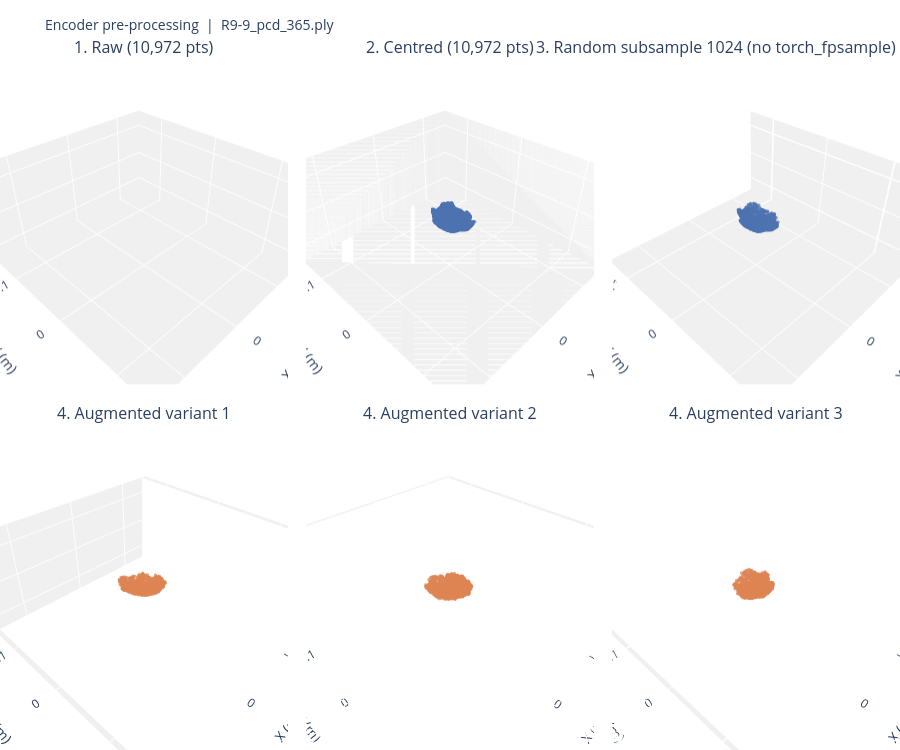

Source (notebook cell):
### Markdown cell above
## Encoder Input Visualisation

Shows what point clouds look like at each pre-processing stage before entering the encoder:
1. **Raw** — points loaded directly from the `.ply` file
2. **Centred** — mean subtracted (the only normalisation applied)
3. **FPS 1024** — farthest-point sampled to 1024 points

Set `PLY_PATH` to any `.ply` from the dataset. Run on the GPU server where `torch_fpsample` is available.

### Code cell
from __future__ import annotations

from pathlib import Path

import matplotlib.pyplot as plt
import numpy as np
import open3d as o3d

ROOT = Path(".").resolve()
PLY_PARTIAL = ROOT / "reviewdata/R9-9_pcd_365.ply"
PLY_FULL = ROOT / "reviewdata/2025-000_20000.ply"

# Config — set to any .ply from the 3DPotatoTwin dataset
# ---------------------------------------------------------------------------
PLY_PATH = PLY_PARTIAL  # e.g. "/data/3DPotatoTwin/1_rgbd/2_pcd/label123/label123_pcd_05.ply"
NUM_POINTS = 1024
N_AUGMENTED_VARIANTS = 3   # number of augmented versions to show in the second row
POINT_SIZE = 2

if not PLY_PATH:
    raise ValueError("Set PLY_PATH to a .ply file from the dataset before running this cell.")

# ---------------------------------------------------------------------------
# Pre-processing (mirrors encoder_dataset.py exactly)
# ---------------------------------------------------------------------------
pcd = o3d.io.read_point_cloud(PLY_PATH)
raw = np.asarray(pcd.points, dtype=np.float32)

centred = raw - raw.mean(axis=0)

# FPS — use torch_fpsample if available (server), else random subsample (local)
pts_t = torch.tensor(centred, dtype=torch.float32)
try:
    import torch_fpsample
    fps_pts, _ = torch_fpsample.sample(pts_t, min(NUM_POINTS, pts_t.shape[0]))
    fps = fps_pts.numpy()
    fps_label = f"FPS {NUM_POINTS}"
except ImportError:
    rng_fps = np.random.default_rng(0)
    idx = rng_fps.choice(len(centred), min(NUM_POINTS, len(centred)), replace=False)
    fps = centred[idx]
    fps_label = f"Random subsample {NUM_POINTS} (no torch_fpsample)"


# Recompute augmented variants to have the same scale and bbox
def _augment(pts: np.ndarray, rng: np.random.Generator) -> np.ndarray:
    rx = math.radians(rng.uniform(-2, 2))
    ry = math.radians(rng.uniform(-2, 2))
    rz = math.radians(rng.uniform(-90, 90))
    cx, sx = math.cos(rx), math.sin(rx)
    cy, sy = math.cos(ry), math.sin(ry)
    cz, sz = math.cos(rz), math.sin(rz)
    Rx = np.array([[1, 0, 0], [0, cx, -sx], [0, sx, cx]], dtype=np.float32)
    Ry = np.array([[cy, 0, sy], [0, 1, 0], [-sy, 0, cy]], dtype=np.float32)
    Rz = np.array([[cz, -sz, 0], [sz, cz, 0], [0, 0, 1]], dtype=np.float32)
    pts = pts @ (Rz @ Ry @ Rx).T
    if rng.random() < 0.5:
        pts[:, 0] = -pts[:, 0]
    noise = rng.standard_normal(pts.shape).astype(np.float32) * 5e-4
    noise = np.clip(noise, -1e-3, 1e-3)
    pts = pts + noise
    return pts

rng = np.random.default_rng(42)
augmented_variants = [_augment(fps.copy(), rng) for _ in range(N_AUGMENTED_VARIANTS)]

# ---------------------------------------------------------------------------
# Interactive plotly figure  (rotate / zoom / pan each subplot independently)
# ---------------------------------------------------------------------------
n_cols = max(3, N_AUGMENTED_VARIANTS)
n_rows = 2

specs = [[ {"type": "scatter3d"} for _ in range(n_cols)] for _ in range(n_rows)]
row1_titles = [
    f"1. Raw ({len(raw):,} pts)",
    f"2. Centred ({len(centred):,} pts)",
    f"3. {fps_label} ({len(fps):,} pts)",
] + [""] * (n_cols - 3)
row2_titles = [f"4. Augmented variant {i+1}" for i in range(N_AUGMENTED_VARIANTS)] \
              + [""] * (n_cols - N_AUGMENTED_VARIANTS)
subplot_titles = row1_titles + row2_titles

fig = make_subplots(
    rows=n_rows, cols=n_cols,
    specs=specs,
    subplot_titles=subplot_titles,
    horizontal_spacing=0.02,
    vertical_spacing=0.06,
)

BLUE   = "#4C72B0"
ORANGE = "#DD8452"

def _trace(pts: np.ndarray, color: str, name: str) -> go.Scatter3d:
    return go.Scatter3d(
        x=pts[:, 0], y=pts[:, 1], z=pts[:, 2],
        mode="markers",
        marker=dict(size=POINT_SIZE, color=color, opacity=0.7),
        name=name,
        showlegend=False,
        hovertemplate="x=%{x:.4f} m<br>y=%{y:.4f} m<br>z=%{z:.4f} m<extra></extra>",
    )

for col_i, (pts, name) in enumerate([
    (raw,     f"Raw ({len(raw):,} pts)"),
    (centred, f"Centred ({len(centred):,} pts)"),
    (fps,     f"{fps_label} ({len(fps):,} pts)"),
], start=1):
    fig.add_trace(_trace(pts, BLUE, name), row=1, col=col_i)

for i, aug in enumerate(augmented_variants):
    fig.add_trace(
        _trace(aug, ORANGE, f"Augmented variant {i+1}"),
        row=2, col=i + 1,
    )

axis_style = dict(
    showbackground=True,
    backgroundcolor="rgb(240,240,240)",
    gridcolor="white",
    title_font_size=9,
)
scene_kw = dict(
    xaxis={**axis_style, "title": "X (m)", "range": [-0.15, 0.15]},
    yaxis={**axis_style, "title": "Y (m)", "range": [-0.15, 0.15]},
    zaxis={**axis_style, "title": "Z (m)", "range": [-0.15, 0.15]},
    aspectmode="data",
)

scene_idx = 1
for r in range(1, n_rows + 1):
    for c in range(1, n_cols + 1):
        key = "scene" if scene_idx == 1 else f"scene{scene_idx}"
        fig.update_layout(**{key: scene_kw})
        scene_idx += 1

fig.update_layout(
    title_text=f"Encoder pre-processing  |  {Path(PLY_PATH).name}",
    title_font_size=14,
    height=750,
    margin=dict(l=0, r=0, t=60, b=0),
)

fig.show()

# Summary statistics
print(f"\nRaw     — n={len(raw):>6,}  bbox X={(raw[:,0].max()-raw[:,0].min()):.4f} m  Y={(raw[:,1].max()-raw[:,1].min()):.4f} m  Z={(raw[:,2].max()-raw[:,2].min()):.4f} m")
print(f"Centred — centroid={centred.mean(axis=0).round(6)}")
print(f"FPS     — n={len(fps):>6,}  bbox X={(fps[:,0].max()-fps[:,0].min()):.4f} m  Y={(fps[:,1].max()-fps[:,1].min()):.4f} m  Z={(fps[:,2].max()-fps[:,2].min()):.4f} m")

### Figure 1 — Plotly figure (JSON) as saved in the notebook; plotly's stock layout.template omitted (floating-point values rounded to 4 significant figures; data arrays with more than 128 entries replaced by an {"elided": "..."} marker saying what was removed)
{"data": [{"hovertemplate": "x=%{x:.4f} m<br>y=%{y:.4f} m<br>z=%{z:.4f} m<extra></extra>", "marker": {"color": "#4C72B0", "opacity": 0.7, "size": 2}, "mode": "markers", "name": "Raw (10,972 pts)", "scene": "scene", "showlegend": false, "type": "scatter3d", "x": {"elided": "10972 float values"}, "y": {"elided": "10972 float values"}, "z": {"elided": "10972 float values"}}, {"hovertemplate": "x=%{x:.4f} m<br>y=%{y:.4f} m<br>z=%{z:.4f} m<extra></extra>", "marker": {"color": "#4C72B0", "opacity": 0.7, "size": 2}, "mode": "markers", "name": "Centred (10,972 pts)", "scene": "scene2", "showlegend": false, "type": "scatter3d", "x": {"elided": "10972 float values"}, "y": {"elided": "10972 float values"}, "z": {"elided": "10972 float values"}}, {"hovertemplate": "x=%{x:.4f} m<br>y=%{y:.4f} m<br>z=%{z:.4f} m<extra></extra>", "marker": {"color": "#4C72B0", "opacity": 0.7, "size": 2}, "mode": "markers", "name": "Random subsample 1024 (no torch_fpsample) (1,024 pts)", "scene": "scene3", "showlegend": false, "type": "scatter3d", "x": {"elided": "1024 float values"}, "y": {"elided": "1024 float values"}, "z": {"elided": "1024 float values"}}, {"hovertemplate": "x=%{x:.4f} m<br>y=%{y:.4f} m<br>z=%{z:.4f} m<extra></extra>", "marker": {"color": "#DD8452", "opacity": 0.7, "size": 2}, "mode": "markers", "name": "Augmented variant 1", "scene": "scene4", "showlegend": false, "type": "scatter3d", "x": {"elided": "1024 float values"}, "y": {"elided": "1024 float values"}, "z": {"elided": "1024 float values"}}, {"hovertemplate": "x=%{x:.4f} m<br>y=%{y:.4f} m<br>z=%{z:.4f} m<extra></extra>", "marker": {"color": "#DD8452", "opacity": 0.7, "size": 2}, "mode": "markers", "name": "Augmented variant 2", "scene": "scene5", "showlegend": false, "type": "scatter3d", "x": {"elided": "1024 float values"}, "y": {"elided": "1024 float values"}, "z": {"elided": "1024 float values"}}, {"hovertemplate": "x=%{x:.4f} m<br>y=%{y:.4f} m<br>z=%{z:.4f} m<extra></extra>", "marker": {"color": "#DD8452", "opacity": 0.7, "size": 2}, "mode": "markers", "name": "Augmented variant 3", "scene": "scene6", "showlegend": false, "type": "scatter3d", "x": {"elided": "1024 float values"}, "y": {"elided": "1024 float values"}, "z": {"elided": "1024 float values"}}], "layout": {"annotations": [{"font": {"size": 16}, "showarrow": false, "text": "1. Raw (10,972 pts)", "x": 0.16, "xanchor": "center", "xref": "paper", "y": 1, "yanchor": "bottom", "yref": "paper"}, {"font": {"size": 16}, "showarrow": false, "text": "2. Centred (10,972 pts)", "x": 0.5, "xanchor": "center", "xref": "paper", "y": 1, "yanchor": "bottom", "yref": "paper"}, {"font": {"size": 16}, "showarrow": false, "text": "3. Random subsample 1024 (no torch_fpsample) (1,024 pts)", "x": 0.84, "xanchor": "center", "xref": "paper", "y": 1, "yanchor": "bottom", "yref": "paper"}, {"font": {"size": 16}, "showarrow": false, "text": "4. Augmented variant 1", "x": 0.16, "xanchor": "center", "xref": "paper", "y": 0.47, "yanchor": "bottom", "yref": "paper"}, {"font": {"size": 16}, "showarrow": false, "text": "4. Augmented variant 2", "x": 0.5, "xanchor": "center", "xref": "paper", "y": 0.47, "yanchor": "bottom", "yref": "paper"}, {"font": {"size": 16}, "showarrow": false, "text": "4. Augmented variant 3", "x": 0.84, "xanchor": "center", "xref": "paper", "y": 0.47, "yanchor": "bottom", "yref": "paper"}], "height": 750, "margin": {"b": 0, "l": 0, "r": 0, "t": 60}, "scene": {"aspectmode": "data", "domain": {"x": [0, 0.32], "y": [0.53, 1]}, "xaxis": {"backgroundcolor": "rgb(240,240,240)", "gridcolor": "white", "range": [-0.15, 0.15], "showbackground": true, "title": {"text": "X (m)"}}, "yaxis": {"backgroundcolor": "rgb(240,240,240)", "gridcolor": "white", "range": [-0.15, 0.15], "showbackground": true, "title": {"text": "Y (m)"}}, "zaxis": {"backgroundcolor": "rgb(240,240,240)", "gridcolor": "white", "range": [-0.15, 0.15], "showbackground": true, "title": {"text": "Z (m)"}}}, "scene2": {"aspectmode": "data", "domain": {"x": [0.34, 0.66], "y": [0.53, 1]}, "xaxis": {"backgroundcolor": "rgb(240,240,240)", "gridcolor": "white", "range": [-0.15, 0.15], "showbackground": true, "title": {"text": "X (m)"}}, "yaxis": {"backgroundcolor": "rgb(240,240,240)", "gridcolor": "white", "range": [-0.15, 0.15], "showbackground": true, "title": {"text": "Y (m)"}}, "zaxis": {"backgroundcolor": "rgb(240,240,240)", "gridcolor": "white", "range": [-0.15, 0.15], "showbackground": true, "title": {"text": "Z (m)"}}}, "scene3": {"aspectmode": "data", "domain": {"x": [0.68, 1], "y": [0.53, 1]}, "xaxis": {"backgroundcolor": "rgb(240,240,240)", "gridcolor": "white", "range": [-0.15, 0.15], "showbackground": true, "title": {"text": "X (m)"}}, "yaxis": {"backgroundcolor": "rgb(240,240,240)", "gridcolor": "white", "range": [-0.15, 0.15], "showbackground": true, "title": {"text": "Y (m)"}}, "zaxis": {"backgroundcolor": "rgb(240,240,240)", "gridcolor": "white", "range": [-0.15, 0.15], "showbackground": true, "title": {"text": "Z (m)"}}}, "scene4": {"aspectmode": "data", "domain": {"x": [0, 0.32], "y": [0, 0.47]}, "xaxis": {"backgroundcolor": "rgb(240,240,240)", "gridcolor": "white", "range": [-0.15, 0.15], "showbackground": true, "title": {"text": "X (m)"}}, "yaxis": {"backgroundcolor": "rgb(240,240,240)", "gridcolor": "white", "range": [-0.15, 0.15], "showbackground": true, "title": {"text": "Y (m)"}}, "zaxis": {"backgroundcolor": "rgb(240,240,240)", "gridcolor": "white", "range": [-0.15, 0.15], "showbackground": true, "title": {"text": "Z (m)"}}}, "scene5": {"aspectmode": "data", "domain": {"x": [0.34, 0.66], "y": [0, 0.47]}, "xaxis": {"backgroundcolor": "rgb(240,240,240)", "gridcolor": "white", "range": [-0.15, 0.15], "showbackground": true, "title": {"text": "X (m)"}}, "yaxis": {"backgroundcolor": "rgb(240,240,240)", "gridcolor": "white", "range": [-0.15, 0.15], "showbackground": true, "title": {"text": "Y (m)"}}, "zaxis": {"backgroundcolor": "rgb(240,240,240)", "gridcolor": "white", "range": [-0.15, 0.15], "showbackground": true, "title": {"text": "Z (m)"}}}, "scene6": {"aspectmode": "data", "domain": {"x": [0.68, 1], "y": [0, 0.47]}, "xaxis": {"backgroundcolor": "rgb(240,240,240)", "gridcolor": "white", "range": [-0.15, 0.15], "showbackground": true, "title": {"text": "X (m)"}}, "yaxis": {"backgroundcolor": "rgb(240,240,240)", "gridcolor": "white", "range": [-0.15, 0.15], "showbackground": true, "title": {"text": "Y (m)"}}, "zaxis": {"backgroundcolor": "rgb(240,240,240)", "gridcolor": "white", "range": [-0.15, 0.15], "showbackground": true, "title": {"text": "Z (m)"}}}, "title": {"font": {"size": 14}, "text": "Encoder pre-processing  |  R9-9_pcd_365.ply"}}}
